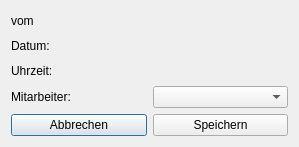
<?xml version="1.0" encoding="UTF-8"?>
<ui version="4.0">
 <class>DlgDateMove</class>
 <widget class="QDialog" name="DlgDateMove">
  <property name="geometry">
   <rect>
    <x>0</x>
    <y>0</y>
    <width>299</width>
    <height>147</height>
   </rect>
  </property>
  <property name="windowTitle">
   <string>Termin verschieben</string>
  </property>
  <property name="windowIcon">
   <iconset resource="images/images.qrc">
    <normaloff>:/favicon.png</normaloff>:/favicon.png</iconset>
  </property>
  <layout class="QGridLayout" name="gridLayout">
   <item row="0" column="0" colspan="2">
    <widget class="QLabel" name="labFrom">
     <property name="text">
      <string>vom</string>
     </property>
    </widget>
   </item>
   <item row="1" column="0">
    <widget class="QLabel" name="label_2">
     <property name="text">
      <string>Datum:</string>
     </property>
    </widget>
   </item>
   <item row="2" column="0">
    <widget class="QLabel" name="label_3">
     <property name="text">
      <string>Uhrzeit:</string>
     </property>
    </widget>
   </item>
   <item row="3" column="0">
    <widget class="QLabel" name="label_4">
     <property name="text">
      <string>Mitarbeiter:</string>
     </property>
    </widget>
   </item>
   <item row="4" column="0" colspan="2">
    <widget class="QWidget" name="widget" native="true">
     <layout class="QGridLayout" name="gridLayout_2">
      <property name="margin">
       <number>0</number>
      </property>
      <item row="0" column="0">
       <widget class="QPushButton" name="pbCancel">
        <property name="text">
         <string>Abbrechen</string>
        </property>
        <property name="icon">
         <iconset resource="images/images.qrc">
          <normaloff>:/cancel.png</normaloff>:/cancel.png</iconset>
        </property>
       </widget>
      </item>
      <item row="0" column="1">
       <widget class="QPushButton" name="pbSave">
        <property name="text">
         <string>Speichern</string>
        </property>
        <property name="icon">
         <iconset resource="images/images.qrc">
          <normaloff>:/save.png</normaloff>:/save.png</iconset>
        </property>
       </widget>
      </item>
     </layout>
    </widget>
   </item>
   <item row="3" column="1">
    <widget class="QComboBox" name="comboBox"/>
   </item>
  </layout>
 </widget>
 <resources>
  <include location="images/images.qrc"/>
 </resources>
 <connections/>
</ui>
